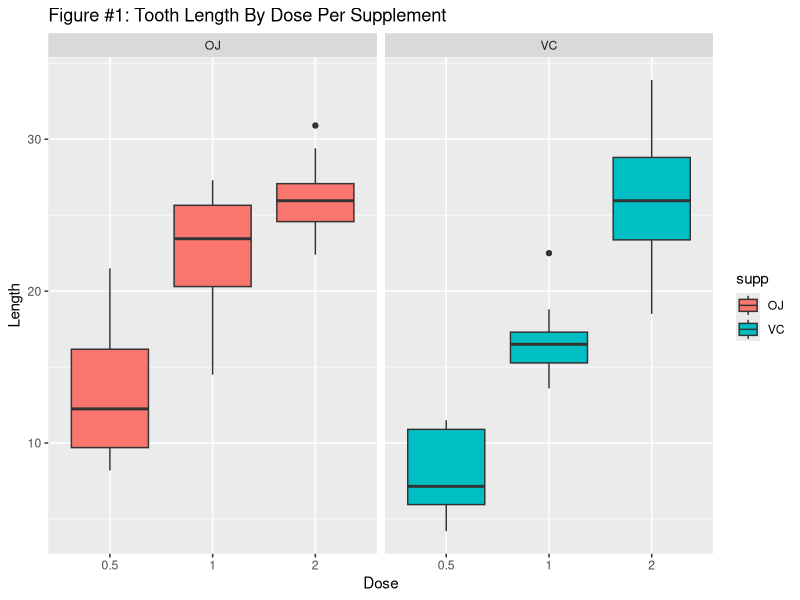

Here is the R script that generated this plot: (Note: this script raises an error after producing the figure.)
## ---- chunk 1
library(tidyverse)
data("ToothGrowth")
str(ToothGrowth)
head(ToothGrowth)
summary(ToothGrowth)
## ---- chunk 2
ToothGrowth %>% ggplot(aes(as.factor(dose),len, fill = supp)) +
        facet_grid(.~ supp) +
        geom_boxplot() +
        labs(x = "Dose", y = "Length") +
        ggtitle("Figure #1: Tooth Length By Dose Per Supplement")
## ---- chunk 3
t.test(ToothGrowth$len ~ ToothGrowth$supp)
## ---- chunk 4
dose0.5 <- subset(ToothGrowth, ToothGrowth$dose==c(0.5))
dose2 <- subset(ToothGrowth, ToothGrowth$dose==c(2))
dose1   <- subset(ToothGrowth, ToothGrowth$dose==c(1))
t.test(dose0.5$len ~ dose0.5$supp, paired = FALSE, var.equal = FALSE)
## ---- chunk 5
t.test(dose1$len ~ dose1$supp, paired = FALSE, var.equal = FALSE)
## ---- chunk 6
t.test(dose2$len ~ dose2$supp, paired = FALSE, var.equal = FALSE)
